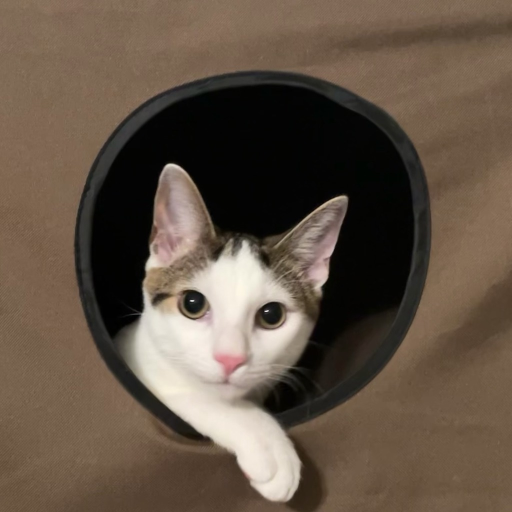
#> input picture image_cats/A.jpg, 1024 x 1024 px (shown at 1/2 size)
$ python see_downsample_effect.py
#> lines starting #> are read from the running program, lines starting #| are printed output that depends on the picture
### distance_bicausal_pot.py
import pulp
from utils import *
import ot

# [17 lines left out: function calculate_bicausal_distance, not called in this run]


def get_cost_from_minj(m, i, n, j, H, W, C, scaling_parameter_c=4):
    assert m<H*W
    assert n<H*W
    assert i<C
    assert j<C
    h1 = m // W
    w1 = m % W
    h2 = n // W
    w2 = n % W
    c1 = i
    c2 = j
    res = np.abs(h1 - h2) + np.abs(w1 - w2) + (c1 != c2) * scaling_parameter_c
    return res


def calculate_bicausal_distance_between_images(image1, image2, scaling_parameter_c = 4):
    assert image1.shape == image2.shape
    H, W, C = image1.shape
    Matrix1 = image1.reshape(-1, C)
    Matrix2 = image2.reshape(-1, C)
    costs = np.array([ get_cost_from_minj(m, i, n, j, H, W, C, scaling_parameter_c) for m in range(len(Matrix1)) for i in range(len(Matrix1[0])) for n in range(len(Matrix2)) for j in range(len(Matrix2[0]))])
    costs = costs.reshape((len(Matrix1), len(Matrix1[0]), len(Matrix2), len(Matrix2[0])))
    return calculate_bicausal_distance(Matrix1, Matrix2, costs), None

### trash_code3/see_downsample_effect.py
import matplotlib.pyplot as plt
from distance_bicausal_pot import *
from utils import *

down_factor = 32
scaling_parameter_c = 4

print("################### First Downsample Method #########################")
def downsample_image(image, factor):
    # Calculate the new size
    new_size = (image.shape[1] // factor, image.shape[0] // factor)
    # Resize the image
    downsampled_image = cv2.resize(image, new_size, interpolation=cv2.INTER_AREA)
    return np.array(downsampled_image)

img = plt.imread('../image_cats/A.jpg')
#> img is the input picture: shape (1024, 1024, 3); mean R, G, B 98.8, 84, 69.9
img_A = np.array(img)
img_A = downsample_image(img_A, down_factor)
#> in downsample_image, `downsampled_image = cv2.resize(image, new_size, interpolation=cv2.INTE..`:
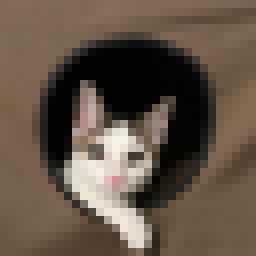
#> downsampled_image: shape (32, 32, 3) (shown 8 times larger); mean R, G, B 98.8, 84, 69.9

img = plt.imread('../image_cats/B.jpg')
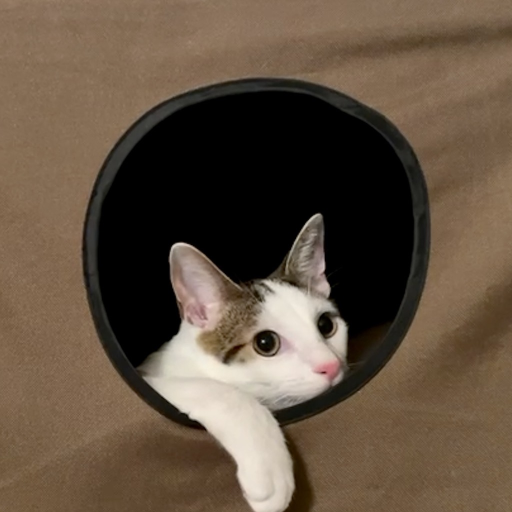
#> input picture image_cats/B.jpg, 1024 x 1024 px (shown at 1/2 size)
#> img is the input picture: shape (1024, 1024, 3); mean R, G, B 97.7, 81.6, 65.3
img_B = np.array(img)
img_B = downsample_image(img_B, down_factor)
#> call 2 of downsample_image, with factor = 32
#> in downsample_image (call 2), `downsampled_image = cv2.resize(image, new_size, interpolation=cv2.INTE..`:
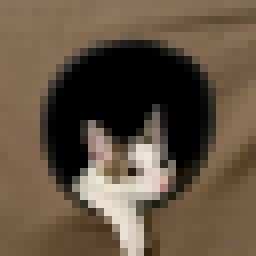
#> downsampled_image: shape (32, 32, 3) (shown 8 times larger); mean R, G, B 97.7, 81.6, 65.3

dist_AB, _ = calculate_bicausal_distance_between_images(img_A, img_B, scaling_parameter_c)
#> in calculate_bicausal_distance_between_images, `Matrix1 = image1.reshape(-1, C)`: Matrix1 = 1024 rows, first 8: [129, 108, 87], [130, 109, 87], [131, 110, 89], [133, 108, 89], [131, 106, 89], [129, 105, 87], [129, 107, 87], [128, 107, 86]
#> in calculate_bicausal_distance_between_images, `Matrix2 = image2.reshape(-1, C)`: Matrix2 = 1024 rows, first 8: [140, 115, 93], [138, 113, 91], [138, 114, 92], [140, 115, 94], [137, 114, 91], [138, 112, 90], [136, 112, 90], [136, 112, 89]
#> (the run stopped early here; a loop or call above may not have finished)
